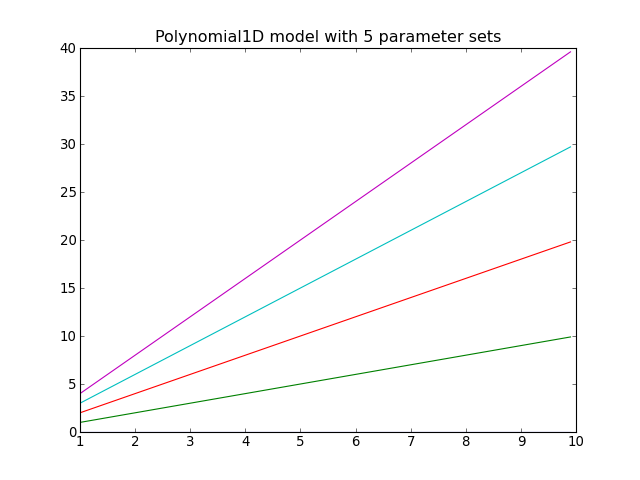

Python code for this plot:
import matplotlib.pyplot as plt
import numpy as np
from astropy.modeling import models, fitting
x = np.arange(1, 10, .1)
p1 = models.Polynomial1D(1, param_dim=5)
p1.c1 = [0, 1, 2, 3, 4]
y = p1(x)
plt.plot(x, y)
plt.title("Polynomial1D model with 5 parameter sets")
plt.show()
